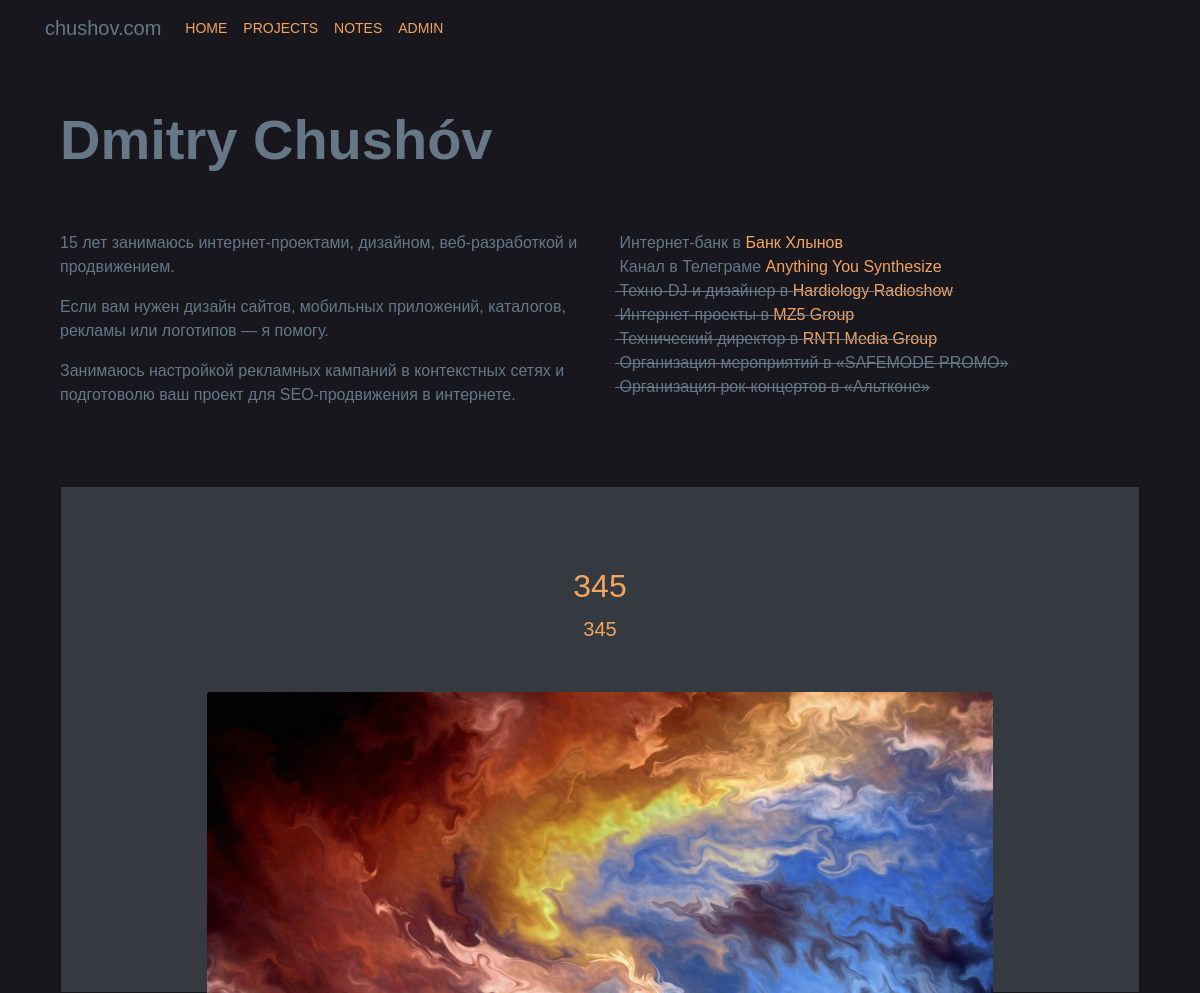
The app's page / (upper part), older data.
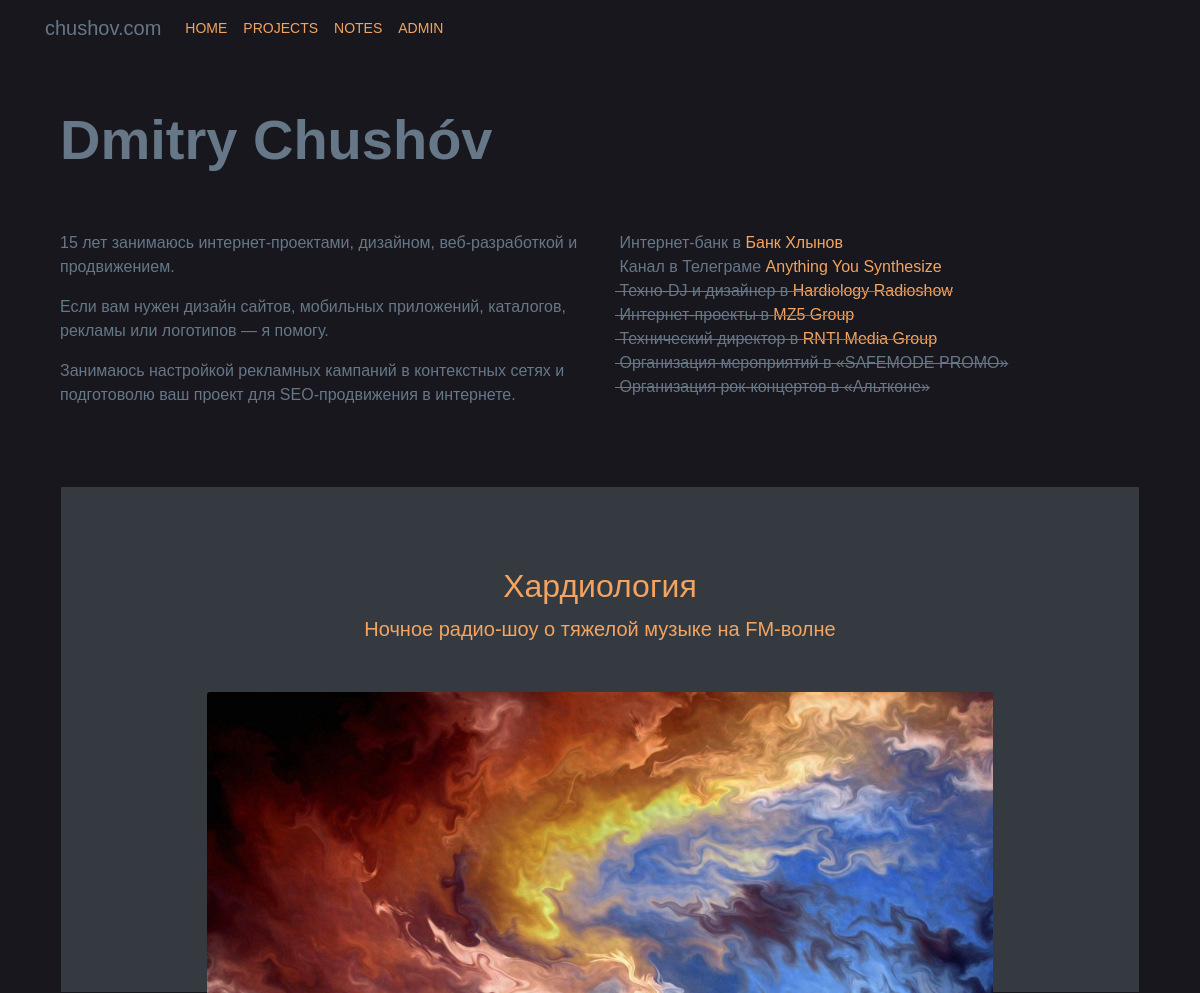
The same page, newer data.
### projects/models.py (models this page shows, shortened)
class Project(models.Model):
    title = models.CharField(max_length=76, verbose_name="Заголовок")
    description = models.TextField(max_length=150, verbose_name="Описание")
    technology = models.CharField(max_length=20, verbose_name="Технология")
    image = models.ImageField(upload_to="static/img/", blank=True, null=True, verbose_name="Картинка")
    class Meta:
        verbose_name = "Проект"
        verbose_name_plural = "Проекты"

### main/views.py (the view)
# urls.py: path("", Homepage.as_view()),
class Homepage(TemplateView):
    template_name = "main/index.html"
    def get_context_data(self, **kwargs):
        context: Dict[str, Any] = super().get_context_data(**kwargs)
        context['projects'] = Project.objects.all()
        return context

### main/templates/main/index.html (shortened to what this page needs)
{% extends "base.html" %}
{% load static %}
{% block page_content %}
<div class="section section-text-color section-padding">
    <div class="container">
        <div class="row">
            <div class="col-xs-6 col-md-12">
                <h1 class="display-4 font-weight-bold">Dmitry Chushóv</h1>
            </div>
        </div>
    </div>
</div>
<div class="section section-text-color section-padding">
    <div class="container">
        <div class="row">
            <div class="col-md-6">
                <span class="descr"><p>15 лет занимаюсь интернет-проектами, дизайном, веб-разработкой и продвижением.</p></span>
                <span class="descr"><p>Если вам нужен дизайн сайтов, мобильных приложений, каталогов, рекламы или логотипов — я помогу.</p></span>
                <span class="descr"><p>Занимаюсь настройкой рекламных кампаний в контекстных сетях и подготоволю ваш проект для SEO-продвижения в интернете.</p></span></br></br>
            </div>
            <div class="col-md-6">
                <span class="descr">&nbsp;Интернет-банк в <a href="https://www.bank-hlynov.ru/" class="links-highlight" target="_blank">Банк Хлынов</a></span></br>
                <span class="descr">&nbsp;Канал в Телеграме <a href="https://t-do.ru/anythingyousynthesize" class="links-highlight" target="_blank">Anything You Synthesize</a></span></br>
                <span class="descr"><s>&nbsp;Техно-DJ и дизайнер в <a href="https://vk.com/hardiology" class="links-highlight" target="_blank">Hardiology Radioshow</a></s	></span></br>
                <span class="descr"><s>&nbsp;Интернет-проекты в <a href="http://divany-mz5.ru/" class="links-highlight" target="_blank">MZ5 Group</a></s></span></br>
                <span class="descr"><s>&nbsp;Технический директор в <a href="https://vk.com/rntimediagroup" class="links-highlight" target="_blank">RNTI Media Group</a></s></span></br>
                <span class="descr"><s>&nbsp;Организация мероприятий в «SAFEMODE PROMO»</s></span></br>
                <span class="descr"><s>&nbsp;Организация рок-концертов в «Альтконе»</s></span>
            </div>
        </div>
    </div>
</div>
{% for project in projects %}
<div class="d-md-flex flex-md-equal w-100 my-md-3 pl-md-3">
    <div class="bg-dark mr-md-3 pt-3 px-3 pt-md-5 px-md-5 text-center text-white overflow-hidden" style="width:100%;">
        <div class="my-3 py-3">
            <a class="links-highlight" href="{% url 'project_detail' project.pk %}">
            <h2 class="display-5">{{ project.title }}</h2>
            <p class="lead">{{ project.description }}</p>
            </a>
        </div>
    <div class="bg-light box-shadow mx-auto" style="width: 80%; height: 300px; border-radius: 21px 21px 0 0;">
        <img class="card-img-top" src="{% static project.image %}">
    </div>
    </div>
</div>
{% endfor %}
{% endblock %}

Row changes from the older to the newer data that the page shows:
changed Project: title "345" → "Хардиология"; description "345" → "Ночное радио-шоу о тяжелой музыке на FM-волне"
